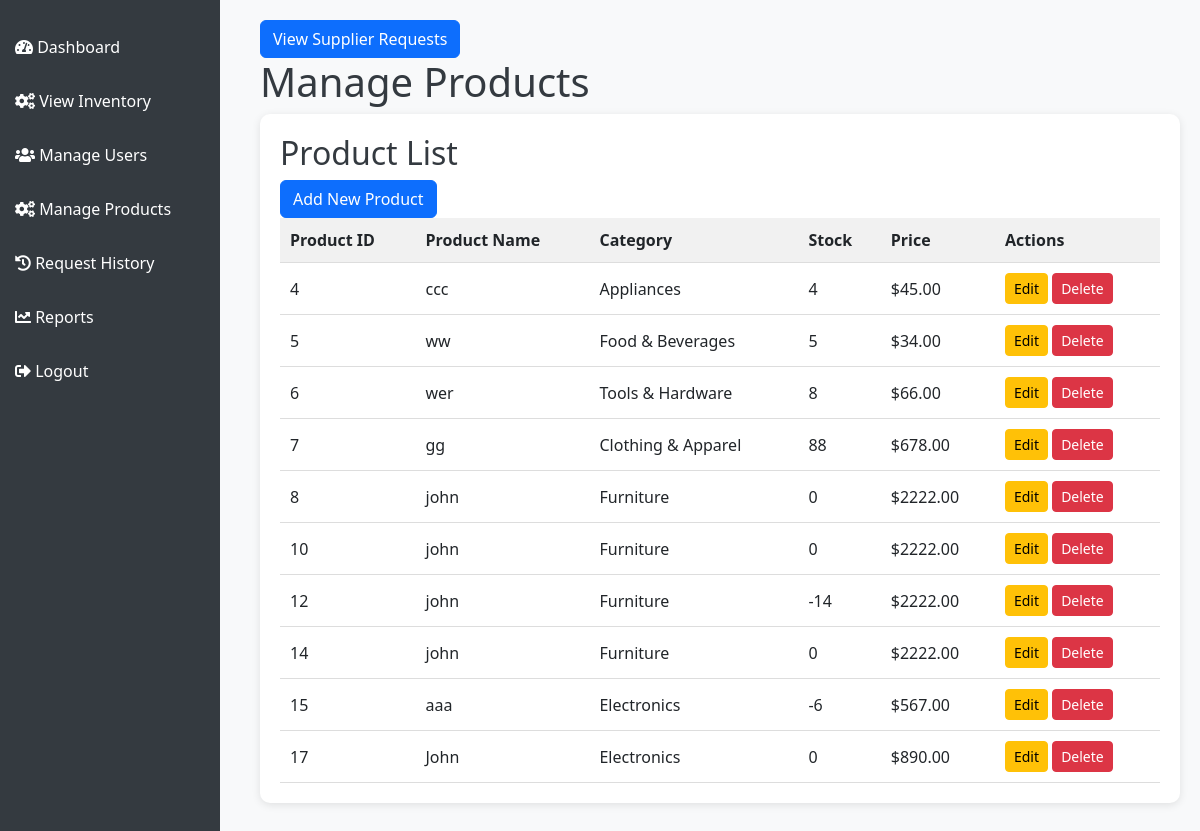
The page /product_management.php (signed in) on the database its author committed.
### tables this page shows
CREATE TABLE `products` (
  `product_id` int(11) NOT NULL,
  `name` varchar(255) NOT NULL,
  `description` text DEFAULT NULL,
  `price` decimal(10,2) NOT NULL,
  `quantity` int(11) NOT NULL,
  `category_id` int(11) DEFAULT NULL,
  `barcode` varchar(100) NOT NULL,
  `created_at` timestamp NOT NULL DEFAULT current_timestamp(),
  `updated_at` timestamp NOT NULL DEFAULT current_timestamp() ON UPDATE current_timestamp(),
  `company_id` int(11) DEFAULT NULL,
  `stock` int(11) DEFAULT 0,
  `image` varchar(255) NOT NULL
);

CREATE TABLE `categories` (
  `category_id` int(11) NOT NULL,
  `category_name` varchar(100) NOT NULL,
  `description` text DEFAULT NULL,
  `company_id` int(11) DEFAULT NULL
);

### product_management.php (the view, shortened to what this page needs)
<?php
require_once 'config.php';
$company_id = $_SESSION['company_id'];
$stmt = $pdo->prepare("SELECT p.*, c.category_name FROM products p JOIN categories c ON p.category_id = c.category_id WHERE p.company_id = ?");
$stmt->execute([$company_id]);
$products = $stmt->fetchAll();
?>
<!DOCTYPE html>
<html lang="en">
<head>
  <link rel="stylesheet" href="https://cdn.jsdelivr.net/npm/bootstrap@5.3.0-alpha1/dist/css/bootstrap.min.css">
  <link rel="stylesheet" href="https://cdnjs.cloudflare.com/ajax/libs/font-awesome/5.15.3/css/all.min.css">
</head>
<body>
  <div class="sidebar">
    <ul>
      <li><a href="admin_dashboard.php"><i class="fas fa-tachometer-alt"></i> Dashboard</a></li>
      <li><a href="aview_inventory.php"><i class="fas fa-cogs"></i> View Inventory</a></li>
      <li><a href="user_management.php"><i class="fas fa-users"></i> Manage Users</a></li>
      <li><a href="product_management.php"><i class="fas fa-cogs"></i> Manage Products</a></li>
      <li><a href="supply_history.php"><i class="fas fa-history"></i> Request History</a></li>
      <li><a href="transaction_reports.php"><i class="fas fa-chart-line"></i> Reports</a></li>
      <li><a href="logout.php"><i class="fas fa-sign-out-alt"></i> Logout</a></li>
    </ul>
  </div>
  <div class="main-content">
    <a href="supplier_requests.php" class="btn btn-primary">View Supplier Requests</a>
    <h1>Manage Products</h1>
    <div class="section">
      <h2>Product List</h2>
      <a href="add_product.php" class="btn btn-primary">Add New Product</a>
      <table>
        <thead>
          <tr>
            <th>Product ID</th>
            <th>Product Name</th>
            <th>Category</th>
            <th>Stock</th>
            <th>Price</th>
            <th>Actions</th>
          </tr>
        </thead>
        <tbody>
          <?php
          foreach ($products as $product) {
    echo "<tr>
            <td>{$product['product_id']}</td>
            <td>{$product['name']}</td>
            <td>{$product['category_name']}</td>
            <td>{$product['stock']}</td>
            <td>\${$product['price']}</td>
            <td>
              <a href='edit_product.php?id={$product['product_id']}' class='btn btn-warning btn-sm'>Edit</a>
              <button class='btn btn-danger btn-sm delete-btn' data-id='{$product['product_id']}'>Delete</button>
            </td>
          </tr>";
}
          ?>
        </tbody>
      </table>
    </div>
  </div>
</body>
</html>

### product_management.php (style rules this page uses)
body { font-family: 'Segoe UI', sans-serif; background-color: #f8f9fa; }
.sidebar { position: fixed; top: 0; left: 0; height: 100%; width: 220px; background-color: #343a40; padding-top: 20px; }
.sidebar ul { list-style-type: none; padding: 0; }
.sidebar ul li { padding: 15px; }
.sidebar ul li a { color: #ffffff; text-decoration: none; display: block; }
.main-content { margin-left: 240px; padding: 20px; }
h1, h2 { color: #343a40; }
.section { margin-bottom: 40px; background: white; padding: 20px; border-radius: 10px; box-shadow: 0 2px 8px rgba(0,0,0,0.1); }
table { border-collapse: collapse; width: 100%; }
th, td { padding: 10px; text-align: left; border-bottom: 1px solid #ddd; }
th { background-color: #f1f1f1; }

### rows shown on the page
products: product_id "4", name "ccc", category.category_name "Appliances", stock "4", price "45.00"
products: product_id "5", name "ww", category.category_name "Food & Beverages", stock "5", price "34.00"
products: product_id "6", name "wer", category.category_name "Tools & Hardware", stock "8", price "66.00"
products: product_id "7", name "gg", category.category_name "Clothing & Apparel", stock "88", price "678.00"
products: product_id "8", name "john", category.category_name "Furniture", stock "0", price "2222.00"
products: product_id "10", name "john", category.category_name "Furniture", stock "0", price "2222.00"
products: product_id "12", name "john", category.category_name "Furniture", stock "-14", price "2222.00"
products: product_id "14", name "john", category.category_name "Furniture", stock "0", price "2222.00"
products: product_id "15", name "aaa", category.category_name "Electronics", stock "-6", price "567.00"
products: product_id "17", name "John", category.category_name "Electronics", stock "0", price "890.00"
